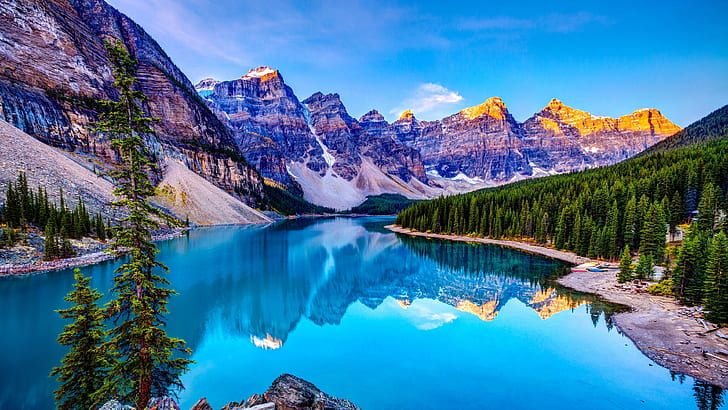
#> input picture image1.jpg, 728 x 410 px
$ python poe5.py   (older library calls are emulated)
#> lines starting #> are read from the running program, lines starting #| are printed output that depends on the picture
import cv2
import numpy as np
import matplotlib.pyplot as plt

# Load the RGB image
image = cv2.imread('image1.jpg')
#> image is the input picture: shape (410, 728, 3); mean B, G, R 156.5, 119.3, 67.7

# Convert the image to grayscale
gray_image = cv2.cvtColor(image, cv2.COLOR_BGR2GRAY)
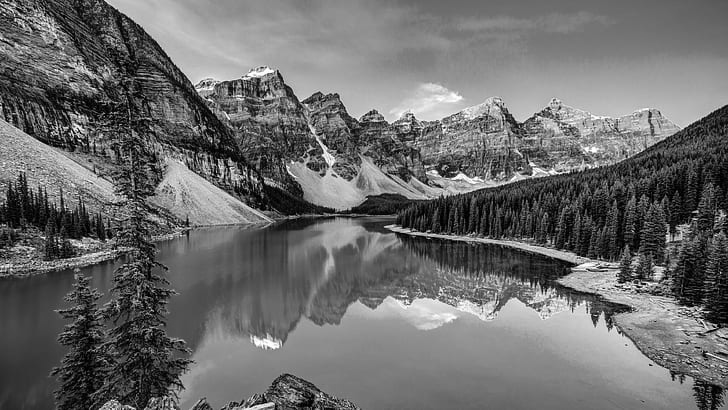
#> gray_image: shape (410, 728); min 0, max 255, mean 108.1

# Apply Prewitt edge detection
prewitt_kernel_x = np.array([[1, 0, -1], [1, 0, -1], [1, 0, -1]], dtype=np.float32)
prewitt_kernel_y = np.array([[1, 1, 1], [0, 0, 0], [-1, -1, -1]], dtype=np.float32)

prewitt_x = cv2.filter2D(gray_image, -1, prewitt_kernel_x)
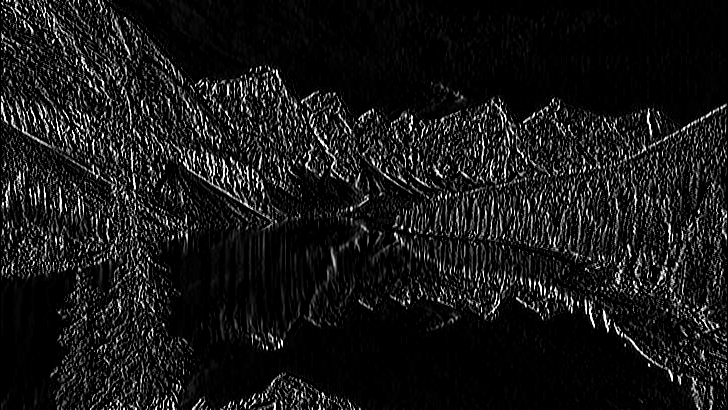
#> prewitt_x: shape (410, 728); min 0, max 255, mean 22.9
prewitt_y = cv2.filter2D(gray_image, -1, prewitt_kernel_y)
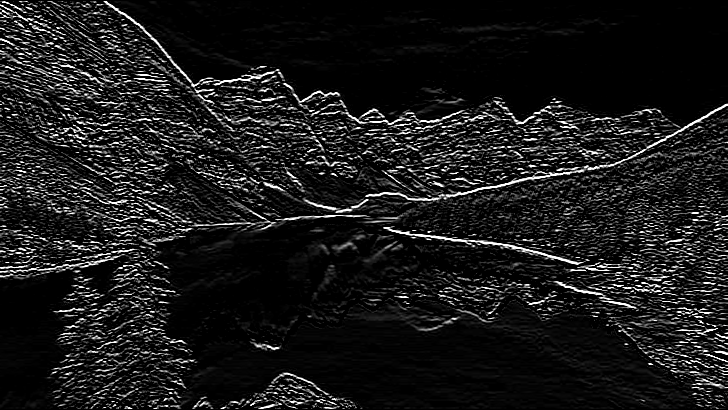
#> prewitt_y: shape (410, 728); min 0, max 255, mean 26.2

# Ensure prewitt_x and prewitt_y have the same size and type
prewitt_x = cv2.convertScaleAbs(prewitt_x)
prewitt_y = cv2.convertScaleAbs(prewitt_y)

# Combine the x and y Prewitt gradients
prewitt_combined = cv2.addWeighted(prewitt_x, 0.5, prewitt_y, 0.5, 0)
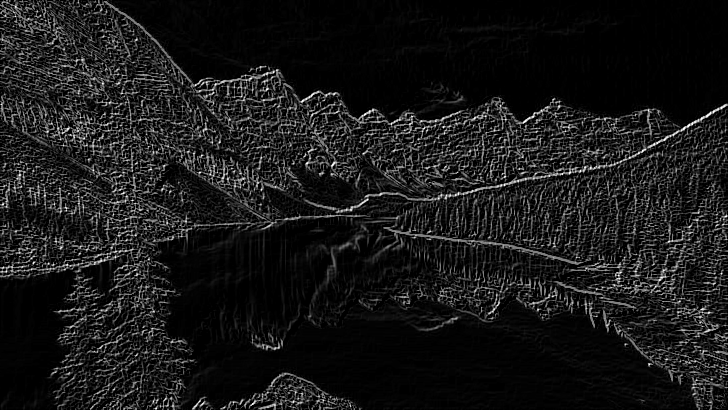
#> prewitt_combined: shape (410, 728); min 0, max 255, mean 24.6

# Normalize the combined Prewitt image to 0-255
prewitt_normalized = cv2.normalize(prewitt_combined, None, 0, 255, cv2.NORM_MINMAX, dtype=cv2.CV_8U)

# Threshold the Prewitt image to obtain edges
threshold_value = 50
edges = cv2.threshold(prewitt_normalized, threshold_value, 255, cv2.THRESH_BINARY)[1]
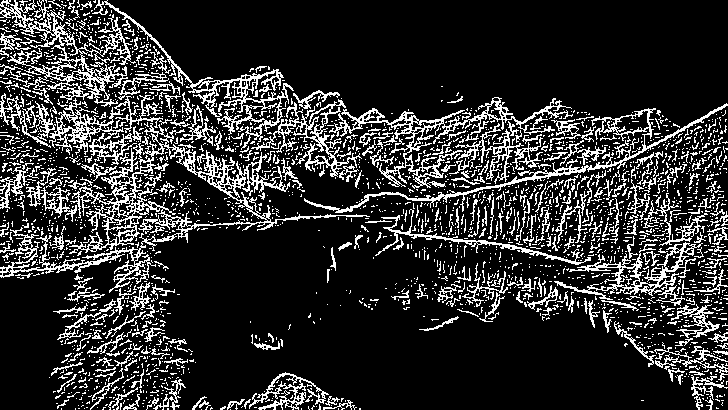
#> edges: shape (410, 728); 18.3% white in thin lines or dots

# Display the original image and the segmented edges
plt.figure(figsize=(12, 6))

# Display the original RGB image
plt.subplot(1, 2, 1)
plt.imshow(cv2.cvtColor(image, cv2.COLOR_BGR2RGB))
plt.title('Original RGB Image')
plt.axis('off')

# Display the segmented edges
plt.subplot(1, 2, 2)
plt.imshow(edges, cmap='gray')
plt.title('Segmented Edges (Prewitt Operator)')
plt.axis('off')

plt.tight_layout()
plt.show()
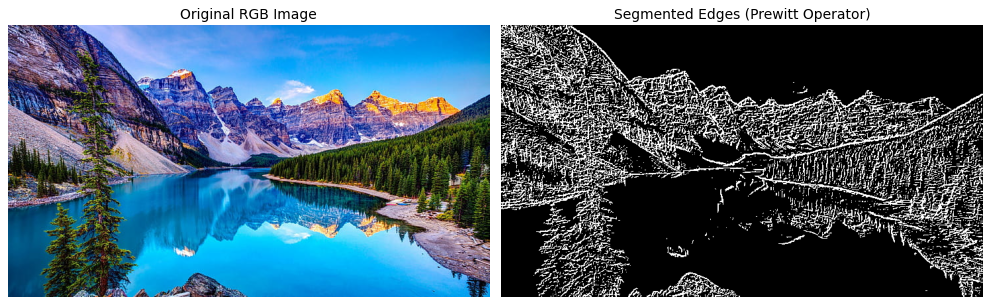
#> figure drawn by matplotlib, 2 panels

$ run again, with negative_image.jpg copied over image1.jpg
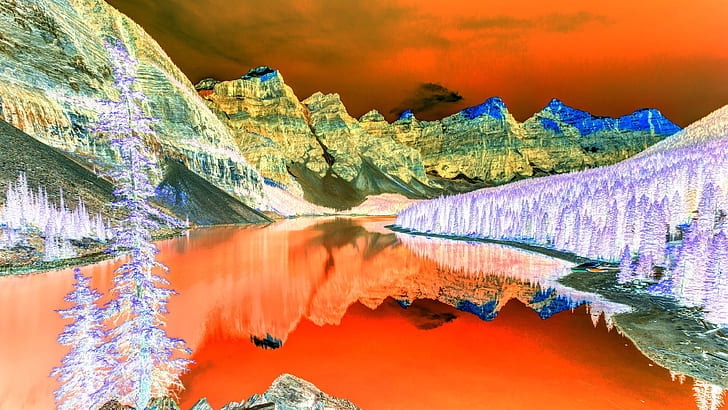
#> input picture negative_image.jpg, 728 x 410 px
#> image is the input picture: shape (410, 728, 3); mean B, G, R 98.3, 135.6, 187.1
#> `edges = cv2.threshold(prewitt_normalized, threshold_value, 255, cv2.TH..`:
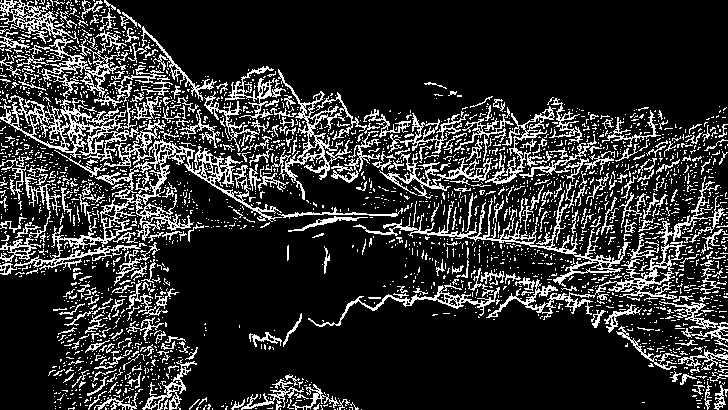
#> edges: shape (410, 728); 17.9% white in thin lines or dots
#> `plt.show()`:
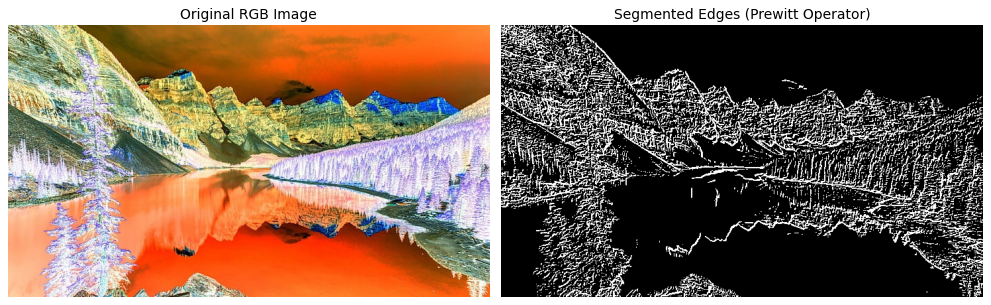
#> figure drawn by matplotlib, 2 panels

$ run again, with image2.jpeg copied over image1.jpg
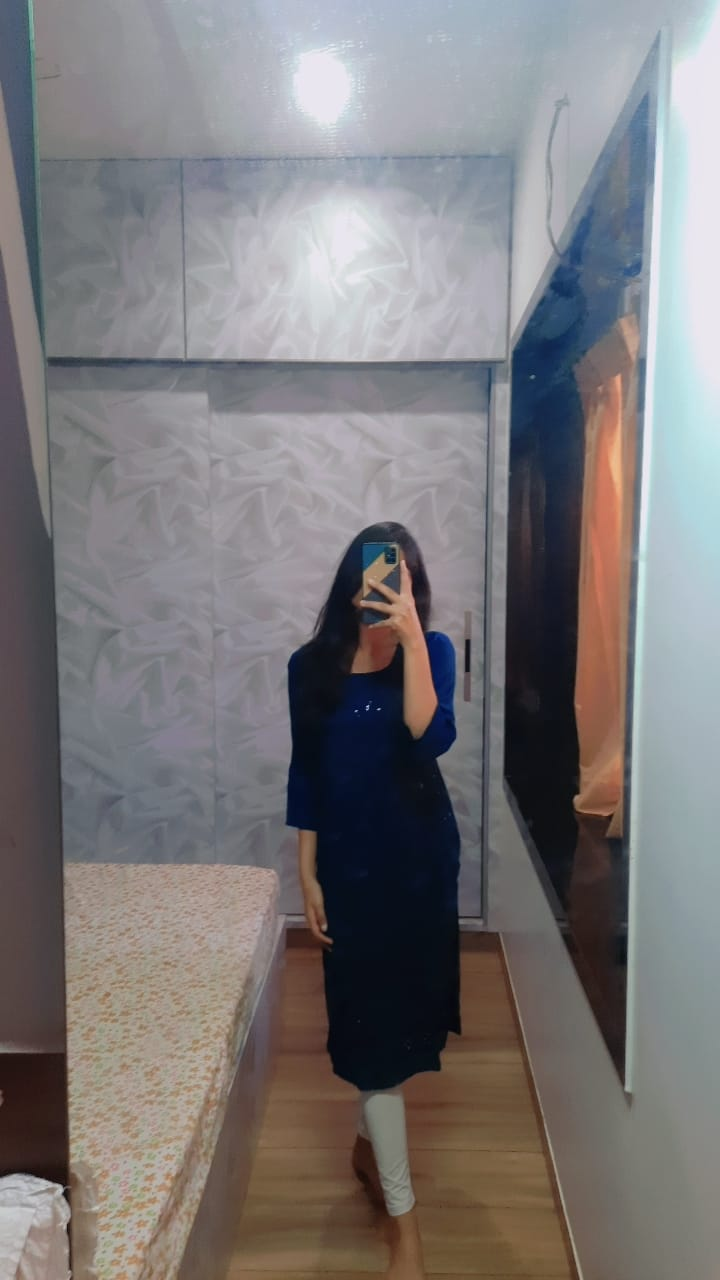
#> input picture image2.jpeg, 720 x 1280 px
#> image is the input picture: shape (1280, 720, 3); mean B, G, R 121.8, 120.5, 123.3
#> `edges = cv2.threshold(prewitt_normalized, threshold_value, 255, cv2.TH..`:
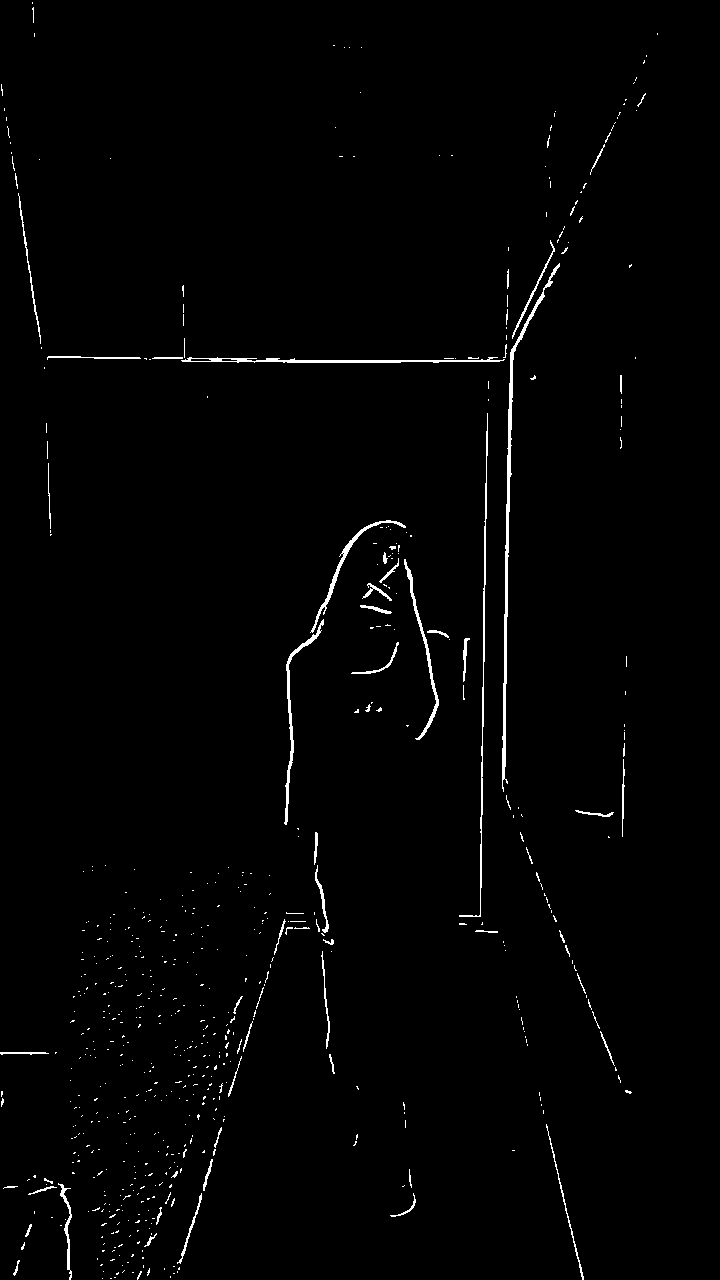
#> edges: shape (1280, 720); 1.3% white in thin lines or dots
#> `plt.show()`:
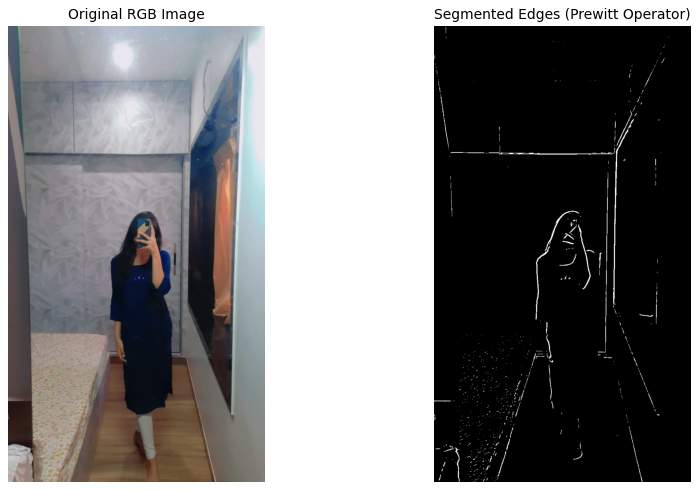
#> figure drawn by matplotlib, 2 panels

$ run again, with negative_image.jpeg copied over image1.jpg
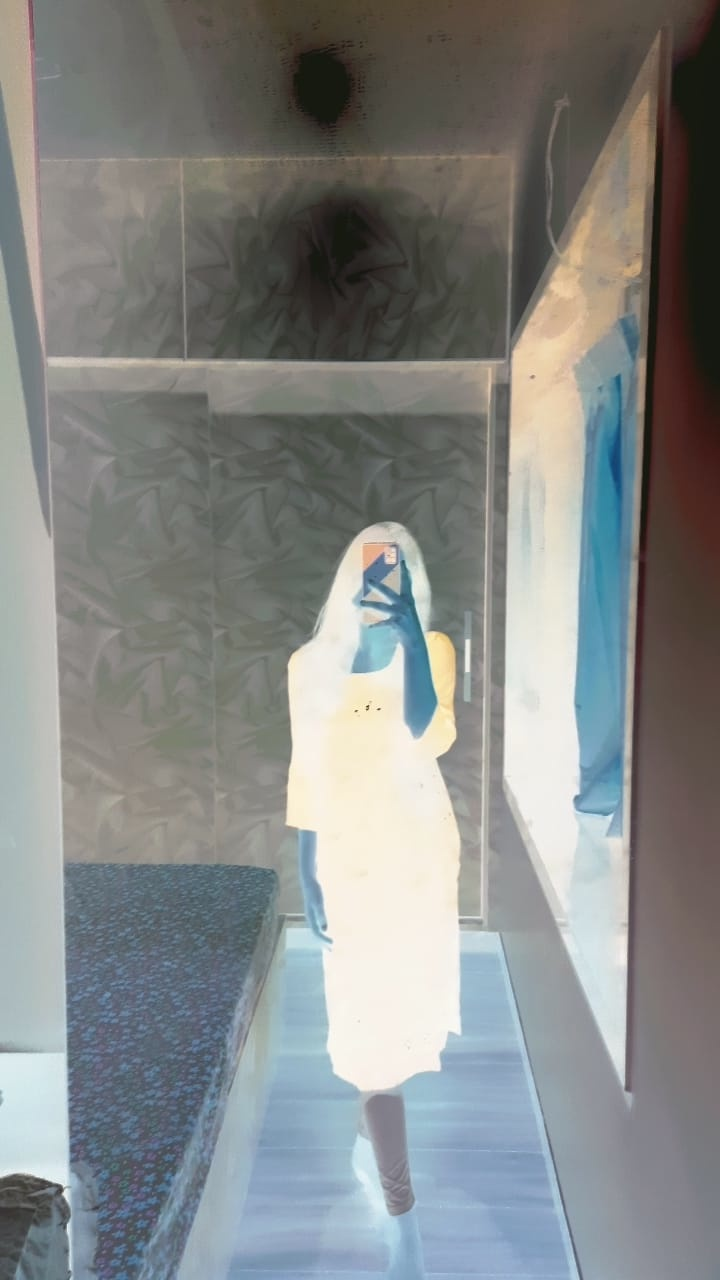
#> input picture negative_image.jpeg, 720 x 1280 px
#> image is the input picture: shape (1280, 720, 3); mean B, G, R 133.1, 134.5, 131.7
#> `edges = cv2.threshold(prewitt_normalized, threshold_value, 255, cv2.TH..`:
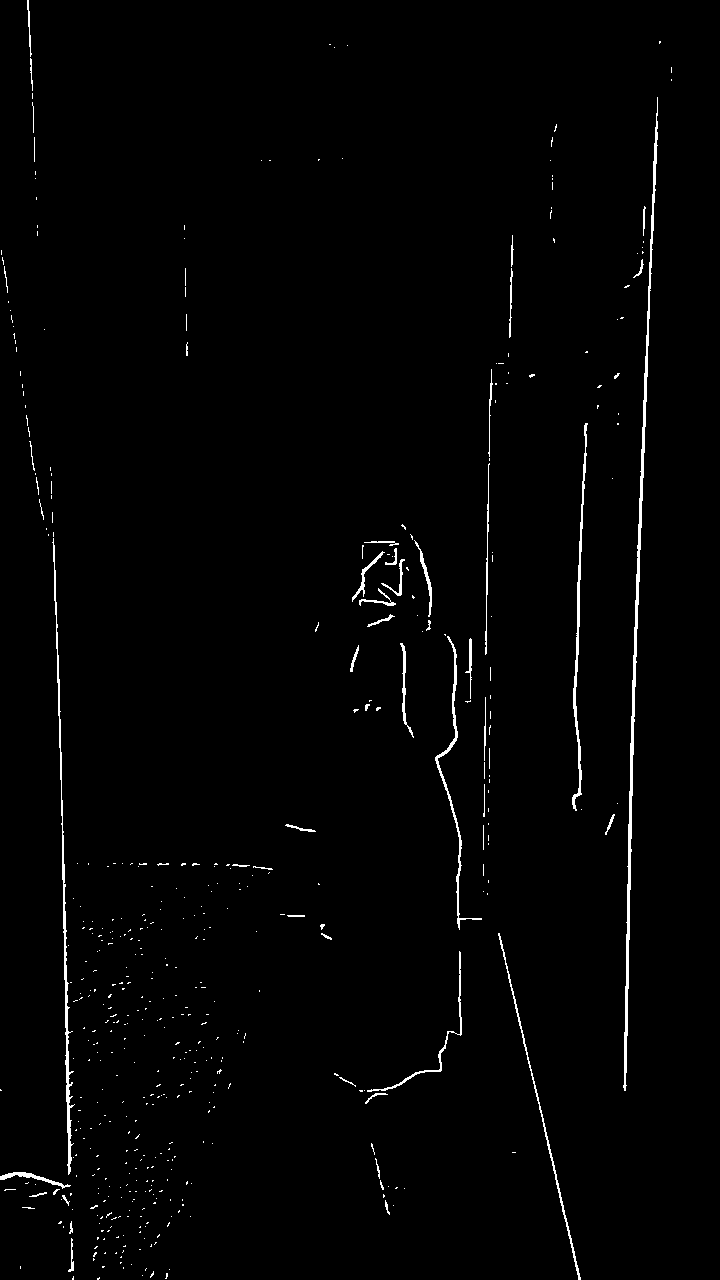
#> edges: shape (1280, 720); 1.4% white in thin lines or dots
#> `plt.show()`:
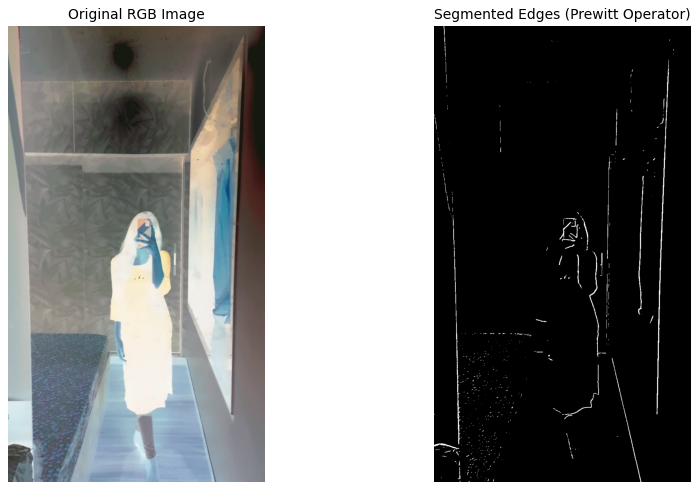
#> figure drawn by matplotlib, 2 panels
